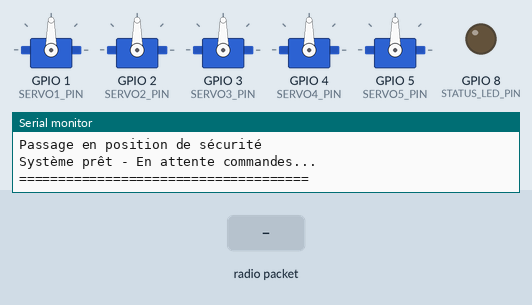
A program run on a simulated ESP32-S3. On the bench: 5 × servo, output pins drawn as LEDs (lit = HIGH), the last lines printed to the serial monitor. The test bench sets the inputs (shaded band). WiFi joins after 1.5 s; servers stay silent unless stated.

Above: at 1.7 s.
1.8 s: radio packet "1" arrives
At 2.5 s:
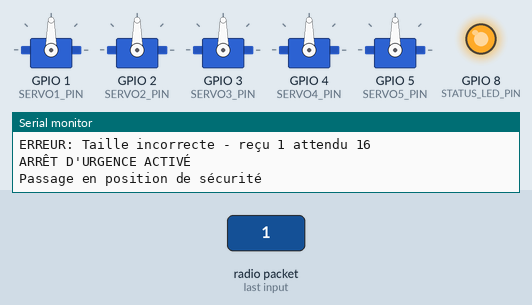
Timing chart, 0 to 4.8 s (numbered marks = the images above; inputs shaded):
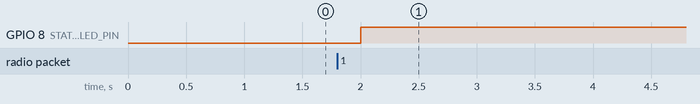

The program:

main.cpp
```cpp
/*
 * ESP32 Bras Robotique - Version corrigée
 * Fix pour l'erreur "Peer interface is invalid"
 */

#include <esp_now.h>
#include <WiFi.h>
#include <ESP32Servo.h>

// ========== CONFIGURATION ==========

// Pins des servomoteurs (GPIO 1 à 5)
#define SERVO1_PIN 1  // Base
#define SERVO2_PIN 2  // Épaule
#define SERVO3_PIN 3  // Coude
#define SERVO4_PIN 4  // Poignet
#define SERVO5_PIN 5  // Pince

// Pin LED d'état
#define STATUS_LED_PIN 8

// ========== STRUCTURES DE DONNÉES ==========

struct RobotCommand {
  uint8_t servo1;
  uint8_t servo2;
  uint8_t servo3;
  uint8_t servo4;
  uint8_t servo5;
  uint8_t mode;
  uint8_t speed;
  uint32_t timestamp;
  uint32_t checksum;
};

struct RobotStatus {
  uint8_t battery_level;
  uint8_t connection_rssi;
  uint8_t servo_positions[5];
  bool emergency_stop;
  uint32_t timestamp;
  uint32_t checksum;
};

// ========== VARIABLES GLOBALES ==========

// Objets servomoteurs
Servo servos[5];

// État actuel
int currentPositions[5] = {90, 90, 90, 90, 90};
int targetPositions[5] = {90, 90, 90, 90, 90};
RobotCommand lastCommand;
RobotStatus currentStatus;

// Contrôle
unsigned long lastCommandReceived = 0;
unsigned long lastMovementUpdate = 0;
unsigned long lastStatusSent = 0;
unsigned long lastDebug = 0;
bool emergencyStop = false;
bool systemInitialized = false;
unsigned long receivedCount = 0;

// Temporisation
const unsigned long COMMAND_TIMEOUT = 2000;
const unsigned long MOVEMENT_RATE = 20;
const unsigned long STATUS_RATE = 100;
const int MAX_MOVEMENT_SPEED = 3;

// ============================================================================
// /!\ MAC DE LA MANETTE À REMPLACER PAR CELLE DE VOTRE PROPRE MANETTE /!\
// La valeur ci-dessous est celle de la manette du créateur : avec elle, le bras
// n'enverra pas son statut à votre manette ("Conn: NONE" / "Bras: NONE").
//
// Pour la trouver : flasher la manette, ouvrir le moniteur série à 115200 bauds :
//  - avec écran (firmware/controller_console) : lancer "ROBOT CONTROL" dans le menu
//    et lire la ligne "MAC Address: XX:XX:XX:XX:XX:XX" ;
//  - sans écran (firmware/controller_basic) : appuyer sur RESET et lire
//    la ligne "MAC de la manette: XX:XX:XX:XX:XX:XX".
// Exemple : 98:88:E0:A7:6F:9C -> {0x98, 0x88, 0xE0, 0xA7, 0x6F, 0x9C}
// Voir le README pour la procédure complète.
// ============================================================================
uint8_t controllerMAC[6] = {0x98, 0x88, 0xe0, 0xa7, 0x6f, 0x9c}; // -> À REMPLACER

// ========== FONCTIONS UTILITAIRES ==========

uint32_t calculateChecksum(const void* data, size_t size) {
  uint32_t checksum = 0;
  const uint8_t* bytes = (const uint8_t*)data;

  for (size_t i = 0; i < size - sizeof(uint32_t); i++) {
    checksum += bytes[i];
    checksum = (checksum << 1) | (checksum >> 31);
  }

  return checksum;
}

bool validateCommand(const RobotCommand& cmd) {
  if (cmd.servo1 > 180 || cmd.servo2 > 180 || cmd.servo3 > 180 ||
      cmd.servo4 > 180 || cmd.servo5 > 180) {
    return false;
  }

  if (cmd.mode > 10 || cmd.speed > 100) {
    return false;
  }

  RobotCommand tempCmd = cmd;
  tempCmd.checksum = 0;
  uint32_t expectedChecksum = calculateChecksum(&tempCmd, sizeof(tempCmd));

  return (cmd.checksum == expectedChecksum);
}

void setEmergencyStop(bool stop) {
  emergencyStop = stop;
  digitalWrite(STATUS_LED_PIN, stop ? HIGH : LOW);

  if (stop) {
    Serial.println("ARRÊT D'URGENCE ACTIVÉ");
  } else {
    Serial.println("Arrêt d'urgence désactivé");
  }
}

void moveToSafePosition() {
  for (int i = 0; i < 5; i++) {
    targetPositions[i] = 90;
  }
  Serial.println("Passage en position de sécurité");
}

// ========== GESTION ESP-NOW ==========

void onDataReceived(const uint8_t *mac, const uint8_t *incomingData, int len) {
  receivedCount++;

  if (len != sizeof(RobotCommand)) {
    Serial.print("ERREUR: Taille incorrecte - reçu ");
    Serial.print(len);
    Serial.print(" attendu ");
    Serial.println(sizeof(RobotCommand));
    return;
  }

  RobotCommand* cmd = (RobotCommand*)incomingData;

  if (!validateCommand(*cmd)) {
    Serial.println("ERREUR: Commande invalide");
    return;
  }

  if (cmd->timestamp == lastCommand.timestamp) {
    return; // Commande déjà traitée
  }

  // Traiter la commande
  lastCommand = *cmd;
  lastCommandReceived = millis();

  // Appliquer les nouvelles positions
  targetPositions[0] = constrain(cmd->servo1, 0, 180);
  targetPositions[1] = constrain(cmd->servo2, 0, 180);
  targetPositions[2] = constrain(cmd->servo3, 0, 180);
  targetPositions[3] = constrain(cmd->servo4, 0, 180);
  targetPositions[4] = constrain(cmd->servo5, 0, 180);

  if (emergencyStop) {
    setEmergencyStop(false);
  }

  Serial.print("REÇU #");
  Serial.print(receivedCount);
  Serial.print(": [");
  Serial.print(cmd->servo1); Serial.print(",");
  Serial.print(cmd->servo2); Serial.print(",");
  Serial.print(cmd->servo3); Serial.print(",");
  Serial.print(cmd->servo4); Serial.print(",");
  Serial.print(cmd->servo5); Serial.println("]");
}

void onDataSent(const uint8_t *mac_addr, esp_now_send_status_t status) {
  // Optionnel
}

void initESPNow() {
  // Configurer WiFi
  WiFi.mode(WIFI_STA);
  WiFi.disconnect();

  Serial.print("MAC du bras: ");
  Serial.println(WiFi.macAddress());

  // Initialiser ESP-NOW
  if (esp_now_init() != ESP_OK) {
    Serial.println("ERREUR: ESP-NOW init");
    return;
  }

  esp_now_register_recv_cb(onDataReceived);
  esp_now_register_send_cb(onDataSent);

  // Ajouter la manette comme peer
  esp_now_peer_info_t peerInfo;
  memset(&peerInfo, 0, sizeof(peerInfo));
  memcpy(peerInfo.peer_addr, controllerMAC, 6);
  peerInfo.channel = 0;
  peerInfo.encrypt = false;
  peerInfo.ifidx = WIFI_IF_STA; // Interface WiFi Station

  if (esp_now_add_peer(&peerInfo) != ESP_OK) {
    Serial.println("ERREUR: Ajout peer manette");
    Serial.print("MAC peer: ");
    for(int i = 0; i < 6; i++) {
      if(i > 0) Serial.print(":");
      Serial.printf("%02X", controllerMAC[i]);
    }
    Serial.println();
    return;
  }

  Serial.println("ESP-NOW initialisé avec succès");
  Serial.print("Peer manette: ");
  for(int i = 0; i < 6; i++) {
    if(i > 0) Serial.print(":");
    Serial.printf("%02X", controllerMAC[i]);
  }
  Serial.println();
}

void sendStatus() {
  currentStatus.battery_level = 85;
  currentStatus.connection_rssi = 75;
  currentStatus.emergency_stop = emergencyStop;
  currentStatus.timestamp = millis();

  for (int i = 0; i < 5; i++) {
    currentStatus.servo_positions[i] = currentPositions[i];
  }

  currentStatus.checksum = 0;
  currentStatus.checksum = calculateChecksum(&currentStatus, sizeof(currentStatus));

  esp_err_t result = esp_now_send(controllerMAC, (uint8_t*)&currentStatus, sizeof(currentStatus));

  if (result != ESP_OK) {
    Serial.print("Erreur envoi status: ");
    Serial.println(result);
  }
}

// ========== CONTRÔLE SERVOMOTEURS ==========

void initServos() {
  Serial.println("Initialisation des servomoteurs...");

  for (int i = 0; i < 5; i++) {
    int pin = i + 1;
    servos[i].attach(pin);
    servos[i].write(90);
    currentPositions[i] = 90;
    targetPositions[i] = 90;

    Serial.print("Servo ");
    Serial.print(i + 1);
    Serial.print(" → GPIO");
    Serial.println(pin);

    delay(100);
  }

  Serial.println("Servomoteurs prêts");
}

void updateServoPositions() {
  // Pas de return en arrêt d'urgence : le bras doit pouvoir rejoindre
  // lentement la position de sécurité fixée par moveToSafePosition()
  bool hasMovement = false;

  for (int i = 0; i < 5; i++) {
    if (currentPositions[i] != targetPositions[i]) {
      hasMovement = true;

      int difference = targetPositions[i] - currentPositions[i];
      int step = (difference > 0) ? min(MAX_MOVEMENT_SPEED, difference) :
                                   max(-MAX_MOVEMENT_SPEED, difference);

      currentPositions[i] += step;
      servos[i].write(currentPositions[i]);
    }
  }

  if (hasMovement) {
    Serial.print("Positions: ");
    for (int i = 0; i < 5; i++) {
      Serial.print(currentPositions[i]);
      if (i < 4) Serial.print(",");
    }
    Serial.println();
  }
}

// ========== SETUP ET LOOP ==========

void setup() {
  Serial.begin(115200);
  Serial.println("===== ESP32 BRAS ROBOTIQUE v2 =====");

  pinMode(STATUS_LED_PIN, OUTPUT);
  digitalWrite(STATUS_LED_PIN, LOW);

  initServos();
  initESPNow();
  moveToSafePosition();

  systemInitialized = true;
  Serial.println("Système prêt - En attente commandes...");
  Serial.println("=====================================");
}

void loop() {
  if (!systemInitialized) return;

  unsigned long currentTime = millis();

  // Vérifier timeout
  if (currentTime - lastCommandReceived > COMMAND_TIMEOUT && !emergencyStop) {
    setEmergencyStop(true);
    moveToSafePosition();
  }

  // Mettre à jour servos
  if (currentTime - lastMovementUpdate > MOVEMENT_RATE) {
    updateServoPositions();
    lastMovementUpdate = currentTime;
  }

  // Envoyer status
  if (currentTime - lastStatusSent > STATUS_RATE) {
    sendStatus();
    lastStatusSent = currentTime;
  }

  // Debug périodique
  if (currentTime - lastDebug > 5000) {
    Serial.print("Status: ");
    Serial.print(emergencyStop ? "STOP" : "OK");
    Serial.print(" | Reçu: ");
    Serial.print(receivedCount);
    Serial.print(" | Dernière commande: ");
    Serial.print((currentTime - lastCommandReceived) / 1000);
    Serial.println("s");
    lastDebug = currentTime;
  }

  delay(10);
}
```
